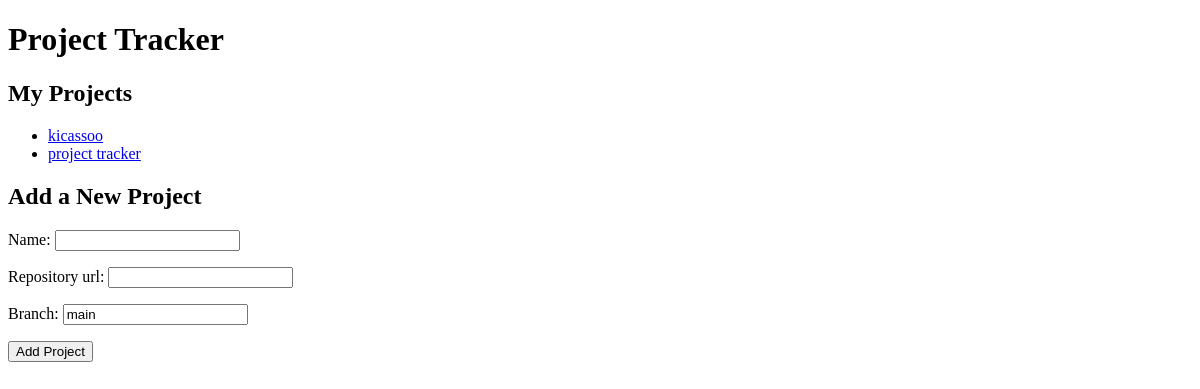
The app's page /, older data.
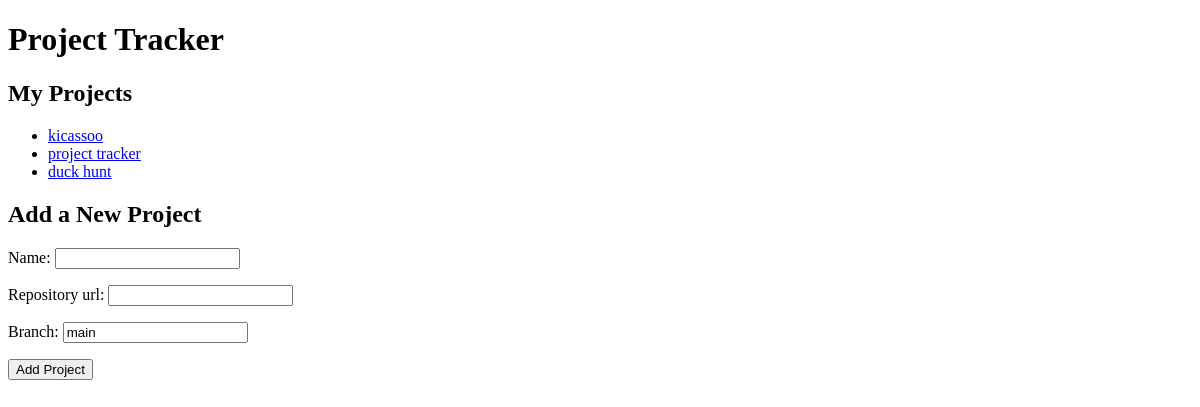
The same page, newer data.
### tracking/models.py (models this page shows, shortened)
class Project(models.Model):
    name = models.CharField(max_length=255)
    repository_url = models.URLField()
    start_date = models.DateField(null=True, blank=True)
    branch = models.CharField(max_length=255, default='main')

### tracking/views.py (the view)
# urls.py: path('', views.project_list, name='project_list'),
def project_list(request):
    projects = Project.objects.all()
    if request.method == 'POST':
        form = ProjectForm(request.POST)
        if form.is_valid():
            form.save()
            return redirect('project_list')
    else:
        form = ProjectForm()
    return render(request, 'tracking/project_list.html', {'projects': projects, 'form': form})

### tracking/forms.py
class ProjectForm(forms.ModelForm):
    class Meta:
        model = Project
        fields = ['name', 'repository_url', 'branch']

### tracking/templates/tracking/project_list.html (shortened to what this page needs)
<!DOCTYPE html>
<html>
<head>
</head>
<body>
    <h1>Project Tracker</h1>
    <h2>My Projects</h2>
    <ul>
        {% for project in projects %}
        <li><a href="{% url 'project_detail' project.id %}">{{ project.name }}</a></li>
        {% endfor %}
    </ul>
    <h2>Add a New Project</h2>
    <form method="post">
        {{ form.as_p }}
        <button type="submit">Add Project</button>
    </form>
</body>
</html>

Row changes from the older to the newer data that the page shows:
added Project: name "duck hunt"
